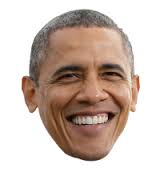
#> input picture 000/head.jpg, 160 x 192 px
$ python 000.py
#> lines starting #> are read from the running program, lines starting #| are printed output that depends on the picture
#!/usr/bin/python
# -*- coding: utf-8 -*-

from PIL import Image, ImageDraw, ImageFont


def draw_num(iamge_path, num):
#> called with iamge_path = 'head.jpg', num = '9'
	img = Image.open(iamge_path)
#> img is the input picture: PIL image 160x192 RGB; mean R, G, B 211, 195.8, 187.4
	x, y = img.size
#> x = 160; y = 192

	save_img = iamge_path.split('.')[0]+'_out_'+'.jpg'
	font = ImageFont.truetype('monofont.ttf', x / 2)
	draw_img = ImageDraw.Draw(img)
	draw_img.text([x*3/4, -10], str(num), font=font, fill='red')
	img.save(save_img)
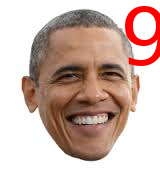
#> saved as head_out_.jpg: PIL image 160x192 RGB; mean R, G, B 211, 188.3, 180

draw_num('head.jpg', '9')
